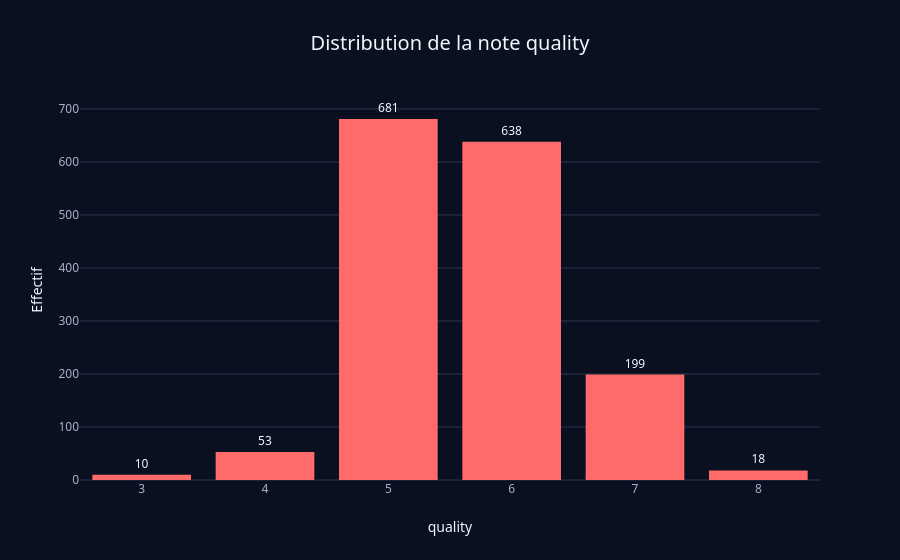

This figure's notebook cell:
### Code cell
# Distribution de la variable quality
quality_counts = quality.value_counts().sort_index().rename_axis("quality").reset_index(name="effectif")
fig = px.bar(
    quality_counts, x="quality", y="effectif", text="effectif",
    title="Distribution de la note quality",
    color_discrete_sequence=[COLORWAY[1]]
)
fig.update_traces(textposition="outside")
fig.update_layout(xaxis_title="quality", yaxis_title="Effectif")
apply_dark_theme(fig)
fig.show()

### Figure 1 — Plotly figure (JSON) as saved in the notebook; plotly's stock layout.template omitted (floating-point values rounded to 4 significant figures)
{"data": [{"hovertemplate": "quality=%{x}<br>effectif=%{text}<extra></extra>", "legendgroup": "", "marker": {"color": "#ff6b6b", "pattern": {"shape": ""}}, "name": "", "orientation": "v", "showlegend": false, "text": [10.0, 53.0, 681.0, 638.0, 199.0, 18.0], "textposition": "outside", "type": "bar", "x": [3, 4, 5, 6, 7, 8], "xaxis": "x", "y": [10, 53, 681, 638, 199, 18], "yaxis": "y"}], "layout": {"barmode": "relative", "legend": {"tracegroupgap": 0}, "title": {"text": "Distribution de la note quality"}, "xaxis": {"anchor": "y", "domain": [0.0, 1.0], "title": {"text": "quality"}}, "yaxis": {"anchor": "x", "domain": [0.0, 1.0], "title": {"text": "Effectif"}}}}
